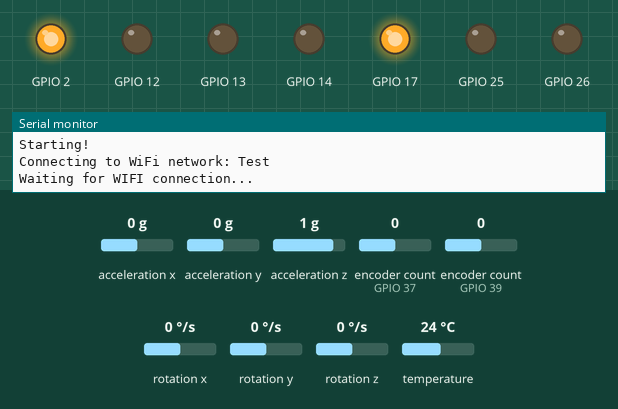
This program was run on a simulated ESP32. Parts: output pins drawn as LEDs (lit = HIGH), the last lines printed to the serial monitor. Inputs (shaded band) come from the test bench; at power-on: encoder count (sensors on GPIO 37, GPIO 39) 0, rotation z 0 °/s, acceleration x 0 g, acceleration y 0 g, acceleration z 1 g, rotation x 0 °/s, rotation y 0 °/s, temperature 24 °C.

Above: at 1.2 s.
1.3 s: encoder count (sensor on GPIO 37) set to -1
At 4.1 s:
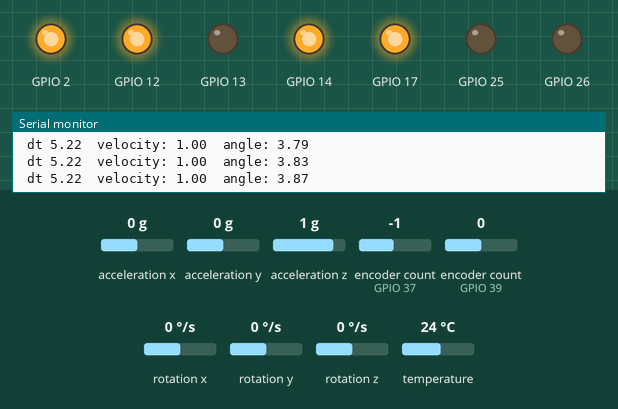
4.3 s: rotation z set to -91 °/s
7.3 s: rotation z set to -96 °/s
At 8.6 s:
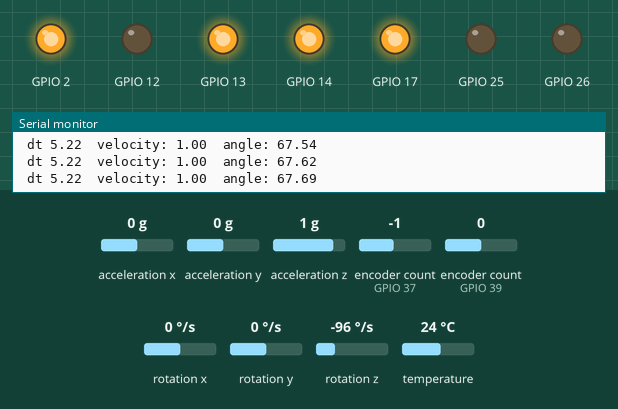
Timing chart, 0 to 10.3 s (numbered marks = the images above; inputs shaded):
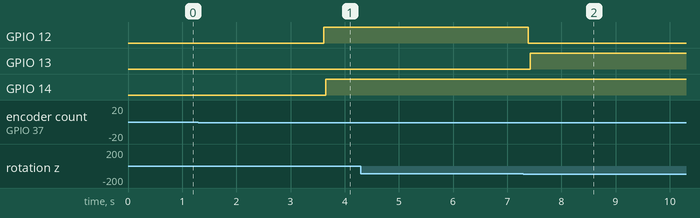

Measured:
- the behaviour switches between -95 and -96 °/s on rotation z (found by bisection; images 1 and 2)

The program:

main.cpp
```cpp
#include <Arduino.h>
#include "DefaultLoopTrajectory.cpp"
#include "wifi_mouse.cpp"
#include <Adafruit_MCP3008.h>
#include <iostream>

const char* ssid1 = "Test";
const char* password1 =  "OPkl!234";


struct brain brain1;
struct mouse mouse1;

void setup() {
  //setWifi(ssid,password);  //wifitest setup
  setDefault_Trajectory(); //TrajectoryTracking setup
  // delete old config
  WiFi.disconnect(true);
  //Connect to the WiFi network
  connectToWiFi(ssid1, password1);
}

void loop() {
  Encoder enc1(M1_ENC_A, M1_ENC_B);
  Encoder enc2(M2_ENC_A, M2_ENC_B);
  int start = 0;
  brain1.move_req = 1;
  int last_mode = 1;

  //stays here after initial
  while(true) {
  //rx message from server
  rx_udp(&brain1);


  //default circle is 0
  if (brain1.move_req != last_mode)  {
    start = 0;
  }

  float* speedangle;//2 variable pointer[0] is v, [1] is w
  speedangle = defaultLoop(enc1, enc2, start, brain1.move_req);
  Serial.print("\tvelocity: "); Serial.print(speedangle[0]); Serial.print("\t"); Serial.print("angle: ");Serial.print(speedangle[1]);
  Serial.print("\n");
  start = 1;
  mouse1.heading_meas = speedangle[1];
  mouse1.velocity_meas = speedangle[0];
  last_mode = brain1.move_req;

  //send to server
  send_udp(&mouse1);
  }

}
```
